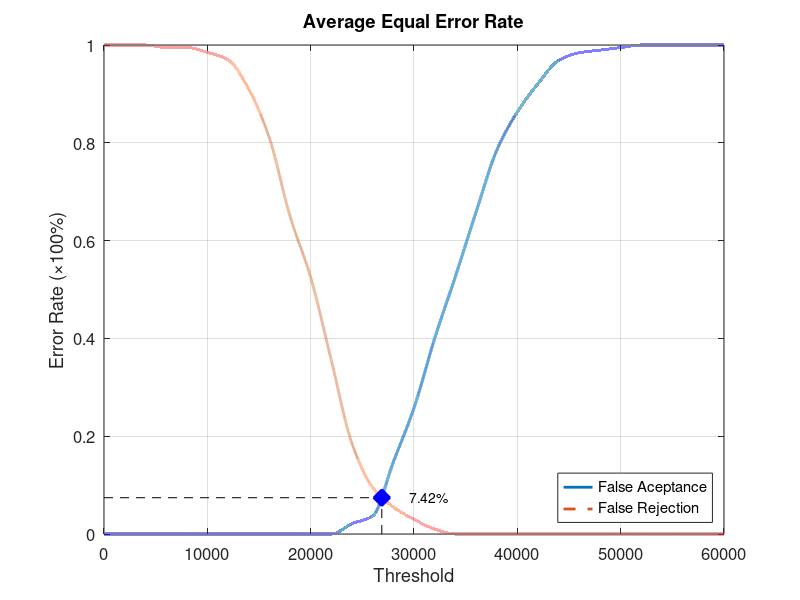
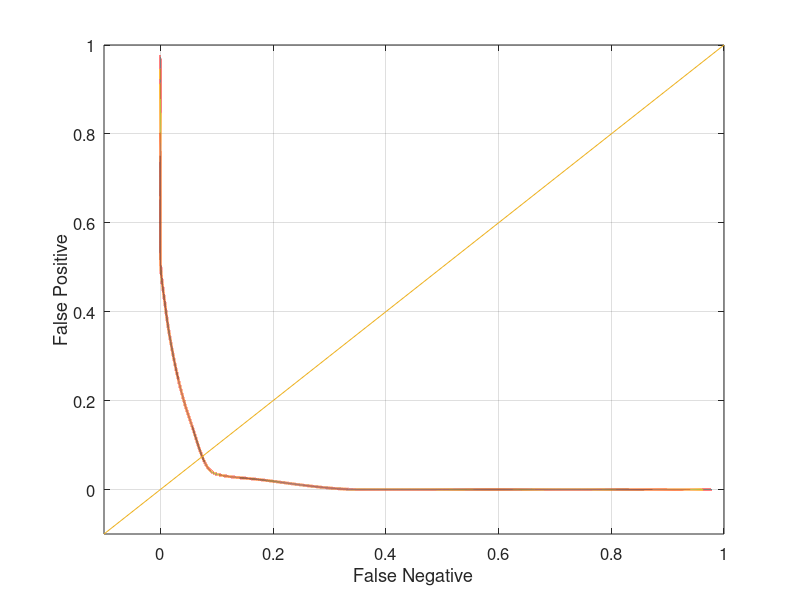

Here is the MATLAB script that generated these plots, in order:
function yEER = Database5_2
close all;
clear;
clc;
x = 0:2000:60000;
xq = 0:0.5:60000;

y0 = [0 0 0 0 0 0 0 0 0 0 0 0 0.0210526 0.0368421 0.147368 0.257895 0.4 0.526316 0.657895 0.784211 0.863158 0.921053 0.968421 0.984211 0.989474 0.994737 1 1 1 1 1];
yy0 = interp1(x, y0, xq, 'pchip');
y1 = [1 1 1 0.995 0.995 0.985 0.97 0.91 0.81 0.65 0.525 0.355 0.185 0.095 0.055 0.03 0.01 0 0 0 0 0 0 0 0 0 0 0 0 0 0];
yy1 = interp1(x, y1, xq, 'pchip');

% Calculating EER: 
y2 = abs(y0 - y1);
find(y2 == min(y2))
yy2 = abs(yy0 - yy1);
xEER = find(yy2 == min(yy2));
xEERIndex = xq(xEER) % X-axis EER
yEER = yy0(xEER) % Y-axis EER

main = figure
plot(xq, yy0,'-','LineWidth', 2);	hold on
plot(xq, yy1,'--','LineWidth', 2);	hold on
plot([xEERIndex xEERIndex], [0 yEER], 'k--');	hold on
plot([0 xEERIndex], [yEER yEER], 'k--');	hold on
plot(xEERIndex, yEER, 'bx', 'LineWidth', 10);	hold on
text(xEERIndex + 10 * xEERIndex / 100, yEER, [num2str(round((10000 * yEER)) / 100) '%'])
legend('False Aceptance', 'False Rejection', 'Location', 'SouthEast')
xlabel('Threshold')
ylabel('Error Rate (\times100%)')
title('Average Equal Error Rate')
set(gca, 'FontSize', 12)
axis([0 60000 0 1])
grid on

print(main, 'Database5_2Main', '-dpng');
FNRxFPR = figure('Color', [1 1 1]);
plot(yy1, yy0, '-', yy1, yy0, 'LineWidth', 2);
hold on
y = -0.1:0.1:1
plot(y, y); 
set(gca, 'FontSize', 12)
xlabel('False Negative')
ylabel('False Positive')
axis([-0.1 1 -0.1 1])
set(gca, 'FontSize', 12)
grid on

print(FNRxFPR, 'Database5_2FNRxFPR','-dpng');
end
